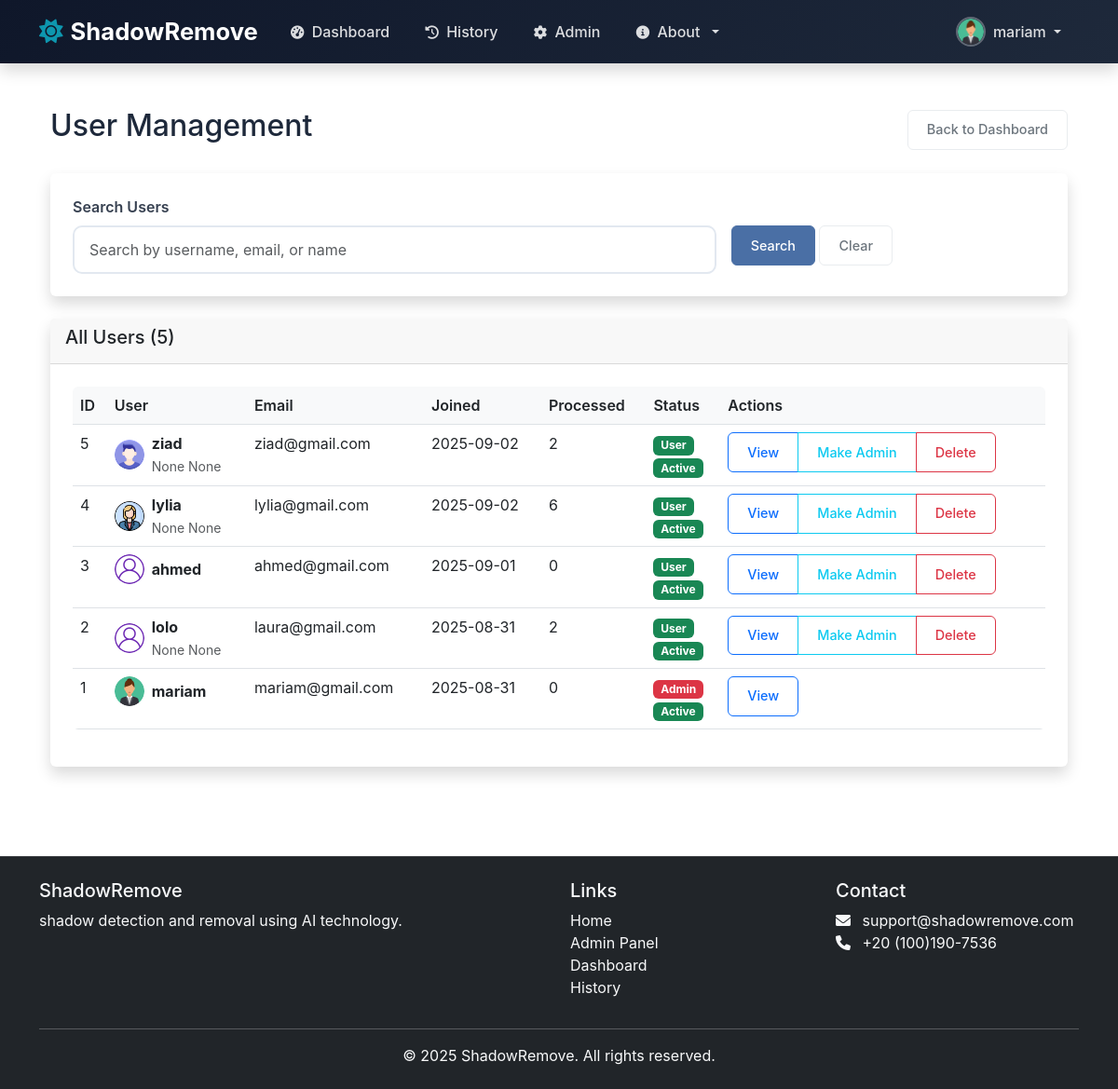
Before: /admin/users (signed in) with the older database file.
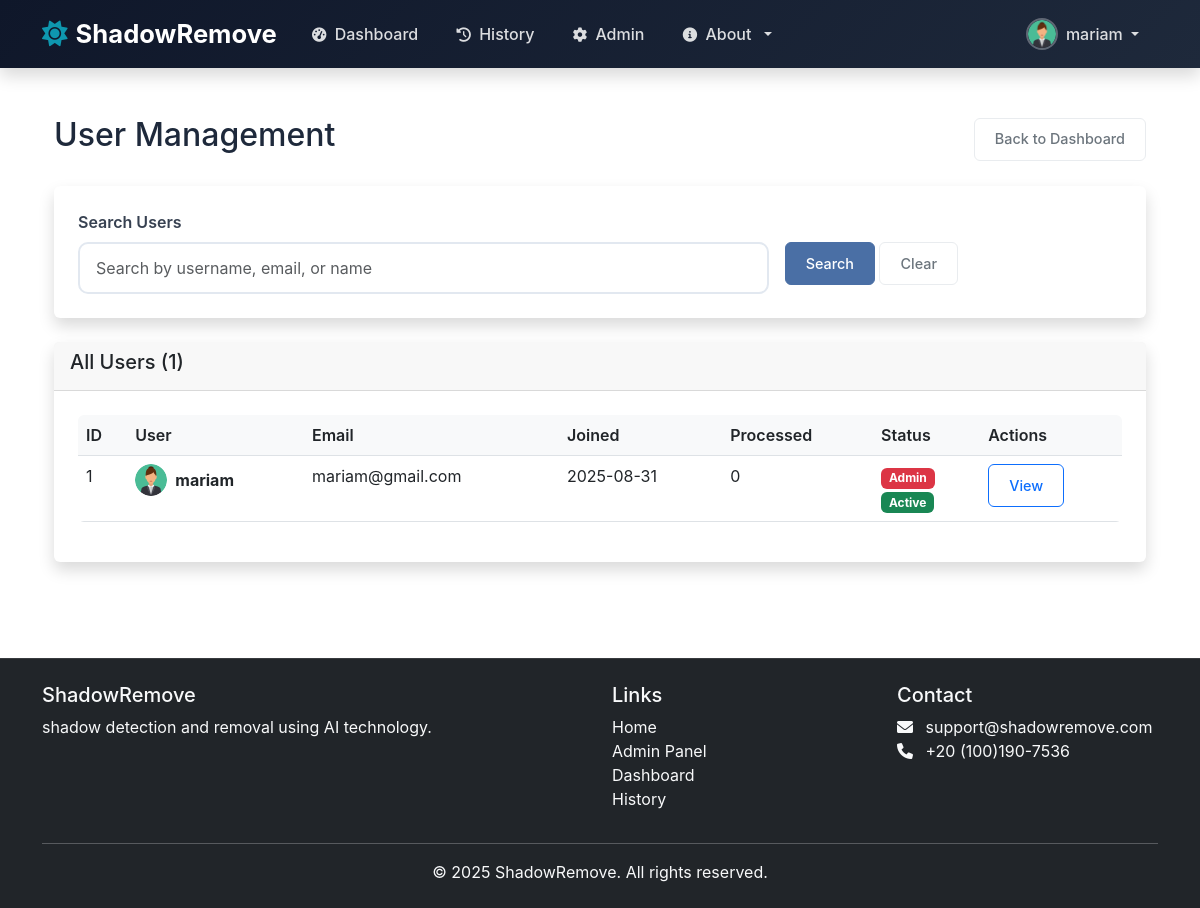
After: the same page with the newer database file.
### models.py (models this page shows, shortened)
class User(UserMixin, db.Model):
    id = db.Column(db.Integer, primary_key=True)
    username = db.Column(db.String(80), unique=True, nullable=False)
    email = db.Column(db.String(120), unique=True, nullable=False)
    password_hash = db.Column(db.String(128))
    first_name = db.Column(db.String(80), nullable=True)
    last_name = db.Column(db.String(80), nullable=True)
    bio = db.Column(db.Text, nullable=True)
    avatar = db.Column(db.String(120), default='default-avatar.png')
    created_at = db.Column(db.DateTime, default=datetime.utcnow)
    updated_at = db.Column(db.DateTime, default=datetime.utcnow, onupdate=datetime.utcnow)
    is_admin = db.Column(db.Boolean, default=False)
    is_active = db.Column(db.Boolean, default=True)

### admin_route.py (the view)
@admin_required
def admin_users():
    search_query = request.args.get('search', '')
    page = request.args.get('page', 1, type=int)
    per_page = 20
    if search_query:
        users = User.query.filter(
            (User.username.ilike(f'%{search_query}%')) |
            (User.email.ilike(f'%{search_query}%')) |
            (User.first_name.ilike(f'%{search_query}%')) |
            (User.last_name.ilike(f'%{search_query}%'))
        ).order_by(User.created_at.desc())
    else:
        users = User.query.order_by(User.created_at.desc())
    users = users.paginate(page=page, per_page=per_page, error_out=False)
    return render_template('admin/users.html', users=users, search_query=search_query)

### admin_route.py (called while the page is built)
def admin_required(f):
    @wraps(f)
    def decorated_function(*args, **kwargs):
        if not current_user.is_authenticated or not current_user.is_admin:
            abort(403)
        return f(*args, **kwargs)
    return decorated_function

### app.py (called while the page is built)
@login_manager.user_loader
def load_user(user_id):
    return User.query.get(int(user_id))

### templates/admin/users.html (shortened to what this page needs)
{% extends "base.html" %}
{% block content %}
<div class="container-fluid py-4">
    <div class="d-flex justify-content-between align-items-center mb-4">
        <h1 class="h2">User Management</h1>
        <a href="{{ url_for('admin_dashboard') }}" class="btn btn-outline-secondary">Back to Dashboard</a>
    </div>
    <div class="card mb-4">
        <div class="card-body">
            <form method="GET" class="row g-3">
                <div class="col-md-8">
                    <label for="search" class="form-label">Search Users</label>
                    <input type="text" class="form-control" id="search" name="search"
                           value="{{ search_query }}" placeholder="Search by username, email, or name">
                </div>
                <div class="col-md-4">
                    <label class="form-label">&nbsp;</label>
                    <div>
                        <button type="submit" class="btn btn-primary">Search</button>
                        <a href="{{ url_for('admin_users') }}" class="btn btn-outline-secondary">Clear</a>
                    </div>
                </div>
            </form>
        </div>
    </div>
    <div class="card">
        <div class="card-header">
            <h5 class="card-title">All Users ({{ users.total }})</h5>
        </div>
        <div class="card-body">
            <div class="table-responsive">
                <table class="table table-hover">
                    <thead>
                        <tr>
                            <th>ID</th>
                            <th>User</th>
                            <th>Email</th>
                            <th>Joined</th>
                            <th>Processed</th>
                            <th>Status</th>
                            <th>Actions</th>
                        </tr>
                    </thead>
                    <tbody>
                        {% for user in users.items %}
                        <tr>
                            <td>{{ user.id }}</td>
                            <td>
                                <div class="d-flex align-items-center">
                                    {% if user.avatar and user.avatar != 'default-avatar.png' %}
                                        <img src="{{ url_for('static', filename='uploads/avatars/' + user.avatar) }}"
                                             class="rounded-circle me-2" width="32" height="32" alt="{{ user.username }}">
                                    {% else %}
                                        <img src="{{ url_for('static', filename='images/default-avatar.png') }}"
                                             class="rounded-circle me-2" width="32" height="32" alt="Default Avatar">
                                    {% endif %}
                                    <div>
                                        <strong>{{ user.username }}</strong>
                                        <br>
                                        <small class="text-muted">{{ user.first_name }} {{ user.last_name }}</small>
                                    </div>
                                </div>
                            </td>
                            <td>{{ user.email }}</td>
                            <td>{{ user.created_at.strftime('%Y-%m-%d') }}</td>
                            <td>{{ user.processed_images | length }}</td>
                            <td>
                                {% if user.is_admin %}
                                    <span class="badge bg-danger">Admin</span>
                                {% else %}
                                    <span class="badge bg-success">User</span>
                                {% endif %}
                                <br>
                                <small>
                                    {% if user.is_active %}
                                        <span class="badge bg-success">Active</span>
                                    {% else %}
                                        <span class="badge bg-secondary">Inactive</span>
                                    {% endif %}
                                </small>
                            </td>
                            <td>
                                <div class="btn-group">
                                    <a href="{{ url_for('admin_user_detail', user_id=user.id) }}" class="btn btn-sm btn-outline-primary">View</a>
                                    {% if not user.is_admin %}
                                        <button type="button" class="btn btn-sm btn-outline-info"
                                                data-bs-toggle="modal" data-bs-target="#makeAdminModal{{ user.id }}">
                                            Make Admin
                                        </button>
                                    {% endif %}
                                    {% if not user.is_admin %}
                                        <button type="button" class="btn btn-sm btn-outline-danger"
                                                data-bs-toggle="modal" data-bs-target="#deleteUserModal{{ user.id }}">
                                            Delete
                                        </button>
                                    {% endif %}
                                </div>
                            </td>
                        </tr>
                        {% endfor %}
                    </tbody>
                </table>
            </div>
        </div>
    </div>
</div>
{% endblock %}

### templates/base.html (shortened to what this page needs)
<!DOCTYPE html>
<html lang="en">
<head>
    <link href="https://cdn.jsdelivr.net/npm/bootstrap@5.3.0/dist/css/bootstrap.min.css" rel="stylesheet">
    <link href="https://cdnjs.cloudflare.com/ajax/libs/font-awesome/6.0.0/css/all.min.css" rel="stylesheet">
    <link href="{{ url_for('static', filename='css/profile.css') }}" rel="stylesheet">
    <link rel="stylesheet" href="{{ url_for('static', filename='css/style.css') }}">
    <link rel="stylesheet" href="{{ url_for('static', filename='css/authentication.css') }}">
</head>
<body>
    <nav class="navbar navbar-expand-lg navbar-dark bg-dark fixed-top shadow">
        <div class="container">
            <a class="navbar-brand d-flex align-items-center" href="{{ url_for('index') }}">
                <i class="fas fa-sun me-2"></i>
                <span class="fw-bold">ShadowRemove</span>
            </a>
            <div class="collapse navbar-collapse" id="navbarNav">
                <ul class="navbar-nav me-auto">
                    <li class="nav-item">
                        <a class="nav-link" href="{{ url_for('dashboard') }}">
                            <i class="fas fa-tachometer-alt me-1"></i> Dashboard
                        </a>
                    </li>
                    <li class="nav-item">
                        <a class="nav-link" href="{{ url_for('history') }}">
                            <i class="fas fa-history me-1"></i> History
                        </a>
                    </li>
                    {% if current_user.is_authenticated and current_user.is_admin %}
                    <li class="nav-item">
                        <a class="nav-link" href="{{ url_for('admin_dashboard') }}">
                            <i class="fas fa-cog me-1"></i> Admin
                        </a>
                    </li>
                    {% endif %}
                    <li class="nav-item dropdown">
                        <a class="nav-link dropdown-toggle" href="#" id="navbarDropdown" role="button" data-bs-toggle="dropdown">
                            <i class="fas fa-info-circle me-1"></i> About
                        </a>
                    </li>
                </ul>
                <ul class="navbar-nav ms-auto">
                    {% if current_user.is_authenticated %}
                    <li class="nav-item dropdown">
                        <a class="nav-link dropdown-toggle d-flex align-items-center" href="#" id="userDropdown" role="button" data-bs-toggle="dropdown">
                            {% if current_user.avatar and current_user.avatar != 'default-avatar.png' %}
                                <img src="{{ url_for('static', filename='uploads/avatars/' + current_user.avatar) }}" class="profile-picture me-2" alt="Profile Picture">
                            {% else %}
                                <img src="{{ url_for('static', filename='images/default-avatar.png') }}" class="profile-picture me-2" alt="Default Profile">
                            {% endif %}
                            <span>{{ current_user.username }}</span>
                        </a>
                    </li>
                    {% endif %}
                </ul>
            </div>
        </div>
    </nav>
    <div class="container mt-5 pt-4">
        {% block content %}{% endblock %}
    </div>
    <footer class="bg-dark text-light py-4 mt-5">
        <div class="container">
            <div class="row">
                <div class="col-md-6">
                    <h5>ShadowRemove</h5>
                    <p>shadow detection and removal using AI technology.</p>
                </div>
                <div class="col-md-3">
                    <h5>Links</h5>
                    <ul class="list-unstyled">
                        <li><a href="{{ url_for('index') }}" class="text-light">Home</a></li>
                        {% if current_user.is_authenticated and current_user.is_admin %}
                            <li><a class="dropdown-item" href="{{ url_for('admin_dashboard') }}">Admin Panel</a></li>
                        {% endif %}
                        <li><a href="{{ url_for('dashboard') }}" class="text-light">Dashboard</a></li>
                        <li><a href="{{ url_for('history') }}" class="text-light">History</a></li>
                    </ul>
                </div>
                <div class="col-md-3">
                    <h5>Contact</h5>
                    <ul class="list-unstyled">
                        <li><i class="fas fa-envelope me-2"></i> support@shadowremove.com</li>
                        <li><i class="fas fa-phone me-2"></i> +20 (100)190-7536</li>
                    </ul>
                </div>
            </div>
            <hr class="bg-light">
            <div class="text-center">
                <p class="mb-0">&copy; 2025 ShadowRemove. All rights reserved.</p>
            </div>
        </div>
    </footer>
</body>
</html>

### static/css/profile.css (style rules this page uses)
:root { --primary-color: #2c3e50; --secondary-color: #34495e; --accent-color: #3498db; --light-color: #f8f9fa; --dark-color: #2c3e50; --success-color: #27ae60; --warning-color: #f39c12; --danger-color: #e74c3c; --border-color: #e9ecef; --text-muted: #6c757d; --border-radius: 6px; --box-shadow: 0 2px 10px rgba(0, 0, 0, 0.05); --transition: all 0.2s ease; }
.card { border: 1px solid var(--border-color); border-radius: var(--border-radius); box-shadow: var(--box-shadow); margin-bottom: 1.5rem; }
.card-body { padding: 1.5rem; }
.form-control { border: 1px solid var(--border-color); border-radius: var(--border-radius); padding: 0.6rem 0.75rem; transition: var(--transition); font-size: 0.95rem; }
.btn { border-radius: var(--border-radius); padding: 0.6rem 1.25rem; font-weight: 600; transition: var(--transition); font-size: 0.9rem; }
.btn-primary { background-color: var(--primary-color); border-color: var(--primary-color); }
.btn-outline-secondary { border: 1px solid var(--border-color); color: var(--text-muted); }

### static/css/style.css (style rules this page uses)
.navbar-brand { font-size: 1.5rem; }
.navbar-nav .nav-link { font-weight: 500; transition: color 0.3s ease; }
body { padding-top: 20px; min-height: 100vh; display: flex; flex-direction: column; }
.container.mt-5.pt-4 { flex: 1; }
footer { margin-top: auto; }
footer a { text-decoration: none; transition: color 0.3s ease; }
.card { border: none; box-shadow: 0 0.5rem 1rem rgba(0, 0, 0, 0.15); transition: transform 0.3s ease, box-shadow 0.3s ease; }
.card-header { border-bottom: 1px solid rgba(0, 0, 0, 0.125); }
.btn { border-radius: 0.375rem; font-weight: 500; transition: all 0.3s ease; }
.form-control { border-radius: 0.375rem; border: 1px solid #ced4da; transition: border-color 0.3s ease, box-shadow 0.3s ease; }
.table { border-radius: 0.375rem; overflow: hidden; }
.table th { border-top: none; font-weight: 600; background-color: #f8f9fa; }
.badge { font-size: 0.75rem; padding: 0.35em 0.65em; }
:root { --primary-color: #4a6fa5; --secondary-color: #166088; --accent-color: #4cb1a7; --light-color: #f8f9fa; --dark-color: #343a40; --success-color: #28a745; --danger-color: #dc3545; }
.btn-primary { background-color: var(--primary-color); border-color: var(--primary-color); }
:root { --primary: #1a2d7a; --secondary: #1f113a; --dark: #1d2a3a; --light: #f8f9fa; --gray: #6c757d; }
body { font-family: 'Inter', sans-serif; color: var(--dark); overflow-x: hidden; }

### static/css/authentication.css (style rules this page uses)
.form-control { border: 2px solid #e2e8f0; border-radius: 10px; padding: 0.75rem 1rem; font-size: 1rem; transition: all 0.3s ease; }
.form-label { font-weight: 600; color: #374151; margin-bottom: 0.5rem; }

### templates/base.html (style rules this page uses)
:root { --primary: #0c255c; --primary-dark: #0c1f53; --secondary: #361969; --accent: #0e97af; --dark: #1e293b; --light: #f8fafc; --gray: #78889e; --gray-light: #dfe3e9; --white: #ffffff; --navbar-dark: #0f172a; }
body { font-family: 'Inter', sans-serif; color: var(--dark); background-color: var(--white); overflow-x: hidden; }
.navbar { background: linear-gradient(135deg, var(--navbar-dark) 0%, var(--dark) 100%) !important; box-shadow: 0 4px 18px rgba(0, 0, 0, 0.15); padding: 0.6rem 0; transition: all 0.3s ease; }
.navbar-brand { font-size: 1.6rem; font-weight: 700; color: var(--white) !important; }
.navbar-brand i { color: var(--accent); transition: all 0.3s ease; }
.navbar-nav .nav-link { font-weight: 500; transition: all 0.3s ease; color: rgba(255, 255, 255, 0.85) !important; padding: 0.5rem 1rem !important; margin: 0 0.2rem; border-radius: 6px; }
.navbar-nav .nav-link i { margin-right: 0.4rem; font-size: 0.9rem; }
.profile-picture { width: 32px; height: 32px; border-radius: 50%; object-fit: cover; border: 2px solid rgba(255, 255, 255, 0.3); transition: all 0.3s ease; }
.dropdown-toggle::after { margin-left: 0.5rem; }
footer { background: linear-gradient(135deg, var(--navbar-dark) 0%, var(--dark极) 100%) !important; border-top: 1px solid rgba(255, 255, 255, 0.1); }
footer a { text-decoration: none; transition: color 0.3s ease; }

Changed rows visible on the page:
removed User: id "5", avatar (picture), username "ziad", first_name "None", last_name "None", email "ziad@gmail.com", created_at "2025-09-02", processed_images|length "2", is_admin "User", is_active "Active"
removed User: id "4", avatar (picture), username "lylia", first_name "None", last_name "None", email "lylia@gmail.com", created_at "2025-09-02", processed_images|length "6", is_admin "User", is_active "Active"
removed User: id "3", username "ahmed", email "ahmed@gmail.com", created_at "2025-09-01", processed_images|length "0", is_admin "User", is_active "Active"
removed User: id "2", username "lolo", first_name "None", last_name "None", email "laura@gmail.com", created_at "2025-08-31", processed_images|length "2", is_admin "User", is_active "Active"
Other visible differences:
{{ users.total }}: "5" → "1"
